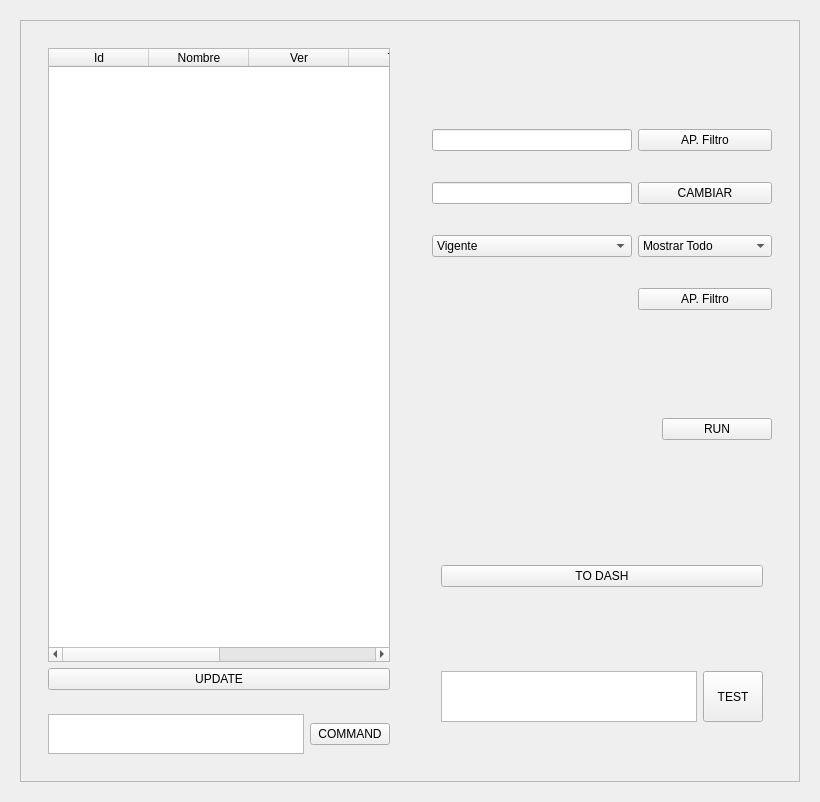
      <widget class="QWidget" name="main">
       <property name="sizePolicy">
        <sizepolicy hsizetype="MinimumExpanding" vsizetype="MinimumExpanding">
         <horstretch>0</horstretch>
         <verstretch>0</verstretch>
        </sizepolicy>
       </property>
       <layout class="QGridLayout" name="gridLayout_2">
        <item row="0" column="0">
         <layout class="QGridLayout" name="gridLayout">
          <item row="0" column="0">
           <widget class="QWidget" name="widget_7" native="true">
            <layout class="QGridLayout" name="gridLayout_7">
             <item row="1" column="0">
              <layout class="QGridLayout" name="gridLayout_8">
               <item row="0" column="0">
                <widget class="QFrame" name="frame">
                 <property name="frameShape">
                  <enum>QFrame::StyledPanel</enum>
                 </property>
                 <property name="frameShadow">
                  <enum>QFrame::Raised</enum>
                 </property>
                 <layout class="QGridLayout" name="gridLayout_9">
                  <item row="0" column="0">
                   <widget class="QWidget" name="widget_8" native="true">
                    <property name="sizePolicy">
                     <sizepolicy hsizetype="Expanding" vsizetype="Preferred">
                      <horstretch>0</horstretch>
                      <verstretch>0</verstretch>
                     </sizepolicy>
                    </property>
                    <layout class="QVBoxLayout" name="verticalLayout_2">
                     <item>
                      <widget class="QWidget" name="widget_10" native="true">
                       <property name="minimumSize">
                        <size>
                         <width>0</width>
                         <height>660</height>
                        </size>
                       </property>
                       <layout class="QGridLayout" name="gridLayout_10">
                        <item row="0" column="0">
                         <widget class="QTableWidget" name="tablaProtocolo">
                          <attribute name="horizontalHeaderDefaultSectionSize">
                           <number>40</number>
                          </attribute>
                          <attribute name="horizontalHeaderMinimumSectionSize">
                           <number>100</number>
                          </attribute>
                          <attribute name="horizontalHeaderStretchLastSection">
                           <bool>true</bool>
                          </attribute>
                          <column>
                           <property name="text">
                            <string>Id</string>
                           </property>
                          </column>
                          <column>
                           <property name="text">
                            <string>Nombre</string>
                           </property>
                          </column>
                          <column>
                           <property name="text">
                            <string>Ver</string>
                           </property>
                          </column>
                          <column>
                           <property name="text">
                            <string>Tipo</string>
                           </property>
                          </column>
                          <column>
                           <property name="text">
                            <string>Vigente</string>
                           </property>
                          </column>
                          <column>
                           <property name="text">
                            <string>Comentario</string>
                           </property>
                          </column>
                         </widget>
                        </item>
                        <item row="1" column="0">
                         <widget class="QPushButton" name="UpdateBoton">
                          <property name="text">
                           <string>UPDATE</string>
                          </property>
                         </widget>
                        </item>
                       </layout>
                      </widget>
                     </item>
                     <item>
                      <widget class="QWidget" name="widget_12" native="true">
                       <property name="sizePolicy">
                        <sizepolicy hsizetype="Minimum" vsizetype="Minimum">
                         <horstretch>0</horstretch>
                         <verstretch>0</verstretch>
                        </sizepolicy>
                       </property>
                       <property name="minimumSize">
                        <size>
                         <width>0</width>
                         <height>50</height>
                        </size>
                       </property>
                       <layout class="QHBoxLayout" name="horizontalLayout_7">
                        <item>
                         <widget class="QTextEdit" name="command_box">
                          <property name="sizePolicy">
                           <sizepolicy hsizetype="Expanding" vsizetype="Minimum">
                            <horstretch>0</horstretch>
                            <verstretch>0</verstretch>
                           </sizepolicy>
                          </property>
                          <property name="maximumSize">
                           <size>
                            <width>16777215</width>
                            <height>40</height>
                           </size>
                          </property>
                         </widget>
                        </item>
                        <item>
                         <widget class="QPushButton" name="command_btn">
                          <property name="text">
                           <string>COMMAND</string>
                          </property>
                         </widget>
                        </item>
                       </layout>
                      </widget>
                     </item>
                    </layout>
                   </widget>
                  </item>
                  <item row="0" column="1">
                   <widget class="QWidget" name="widget_13" native="true">
                    <property name="sizePolicy">
                     <sizepolicy hsizetype="Minimum" vsizetype="Preferred">
                      <horstretch>0</horstretch>
                      <verstretch>0</verstretch>
                     </sizepolicy>
                    </property>
                    <property name="minimumSize">
                     <size>
                      <width>290</width>
                      <height>0</height>
                     </size>
                    </property>
                    <layout class="QVBoxLayout" name="verticalLayout_4">
                     <item>
                      <widget class="QWidget" name="mode_toggle" native="true">
                       <property name="sizePolicy">
                        <sizepolicy hsizetype="Minimum" vsizetype="Minimum">
                         <horstretch>0</horstretch>
                         <verstretch>0</verstretch>
                        </sizepolicy>
                       </property>
                       <property name="maximumSize">
                        <size>
                         <width>16777215</width>
                         <height>50</height>
                        </size>
                       </property>
                       <layout class="QVBoxLayout" name="verticalLayout_17">
                        <item>
                         <layout class="QVBoxLayout" name="TOGGLE"/>
                        </item>
                       </layout>
                      </widget>
                     </item>
                     <item>
                      <widget class="QWidget" name="widget_14" native="true">
                       <layout class="QGridLayout" name="gridLayout_11">
                        <item row="3" column="1">
                         <widget class="QComboBox" name="tipoItem">
                          <item>
                           <property name="text">
                            <string>Mostrar Todo</string>
                           </property>
                          </item>
                          <item>
                           <property name="text">
                            <string>PPP</string>
                           </property>
                          </item>
                          <item>
                           <property name="text">
                            <string>PCF</string>
                           </property>
                          </item>
                          <item>
                           <property name="text">
                            <string>PPM</string>
                           </property>
                          </item>
                          <item>
                           <property name="text">
                            <string>PSA</string>
                           </property>
                          </item>
                          <item>
                           <property name="text">
                            <string>PCA</string>
                           </property>
                          </item>
                          <item>
                           <property name="text">
                            <string>PVI</string>
                           </property>
                          </item>
                          <item>
                           <property name="text">
                            <string>PVS</string>
                           </property>
                          </item>
                         </widget>
                        </item>
                        <item row="2" column="0">
                         <widget class="QLineEdit" name="lineEdit_2">
                          <property name="sizePolicy">
                           <sizepolicy hsizetype="Minimum" vsizetype="Fixed">
                            <horstretch>0</horstretch>
                            <verstretch>0</verstretch>
                           </sizepolicy>
                          </property>
                          <property name="minimumSize">
                           <size>
                            <width>200</width>
                            <height>0</height>
                           </size>
                          </property>
                         </widget>
                        </item>
                        <item row="2" column="1">
                         <widget class="QPushButton" name="Vigencia">
                          <property name="text">
                           <string>CAMBIAR</string>
                          </property>
                         </widget>
                        </item>
                        <item row="1" column="1">
                         <widget class="QPushButton" name="apFiltroNombre">
                          <property name="text">
                           <string>AP. Filtro</string>
                          </property>
                         </widget>
                        </item>
                        <item row="4" column="1">
                         <widget class="QPushButton" name="apFIltro">
                          <property name="text">
                           <string>AP. Filtro</string>
                          </property>
                         </widget>
                        </item>
                        <item row="3" column="0">
                         <widget class="QComboBox" name="tipoVigencia">
                          <item>
                           <property name="text">
                            <string>Vigente</string>
                           </property>
                          </item>
                          <item>
                           <property name="text">
                            <string>No Vigente</string>
                           </property>
                          </item>
                          <item>
                           <property name="text">
                            <string>Mostrar Todo</string>
                           </property>
                          </item>
                         </widget>
                        </item>
                        <item row="1" column="0">
                         <widget class="QLineEdit" name="nombreFiltro">
                          <property name="sizePolicy">
                           <sizepolicy hsizetype="Minimum" vsizetype="Fixed">
                            <horstretch>0</horstretch>
                            <verstretch>0</verstretch>
                           </sizepolicy>
                          </property>
                          <property name="minimumSize">
                           <size>
                            <width>200</width>
                            <height>0</height>
                           </size>
                          </property>
                         </widget>
                        </item>
                       </layout>
                      </widget>
                     </item>
                     <item>
                      <widget class="QWidget" name="widget_15" native="true">
                       <property name="sizePolicy">
                        <sizepolicy hsizetype="Minimum" vsizetype="Minimum">
                         <horstretch>0</horstretch>
                         <verstretch>0</verstretch>
                        </sizepolicy>
                       </property>
                       <property name="maximumSize">
                        <size>
                         <width>16777215</width>
                         <height>150</height>
                        </size>
                       </property>
                       <layout class="QGridLayout" name="gridLayout_12">
                        <item row="0" column="1">
                         <widget class="QPushButton" name="EjecutarBoton">
                          <property name="sizePolicy">
                           <sizepolicy hsizetype="Minimum" vsizetype="Fixed">
                            <horstretch>0</horstretch>
                            <verstretch>0</verstretch>
                           </sizepolicy>
                          </property>
                          <property name="text">
                           <string>RUN</string>
                          </property>
                         </widget>
                        </item>
                        <item row="0" column="0">
                         <spacer name="horizontalSpacer">
                          <property name="orientation">
                           <enum>Qt::Horizontal</enum>
                          </property>
                          <property name="sizeType">
                           <enum>QSizePolicy::Preferred</enum>
                          </property>
                          <property name="sizeHint" stdset="0">
                           <size>
                            <width>230</width>
                            <height>20</height>
                           </size>
                          </property>
                         </spacer>
                        </item>
                       </layout>
                      </widget>
                     </item>
                     <item>
                      <widget class="QWidget" name="widget_16" native="true">
                       <layout class="QVBoxLayout" name="verticalLayout_5">
                        <item>
                         <widget class="QWidget" name="widget_17" native="true">
                          <layout class="QGridLayout" name="gridLayout_13">
                           <item row="0" column="0">
                            <widget class="QPushButton" name="TO_DASH">
                             <property name="text">
                              <string>TO DASH</string>
                             </property>
                            </widget>
                           </item>
                          </layout>
                         </widget>
                        </item>
                        <item>
                         <widget class="QWidget" name="widget_18" native="true">
                          <layout class="QGridLayout" name="gridLayout_14">
                           <item row="0" column="1">
                            <widget class="QPushButton" name="test_btn">
                             <property name="sizePolicy">
                              <sizepolicy hsizetype="Minimum" vsizetype="Minimum">
                               <horstretch>0</horstretch>
                               <verstretch>0</verstretch>
                              </sizepolicy>
                             </property>
                             <property name="maximumSize">
                              <size>
                               <width>60</width>
                               <height>16777215</height>
                              </size>
                             </property>
                             <property name="text">
                              <string>TEST</string>
                             </property>
                            </widget>
                           </item>
                           <item row="0" column="0">
                            <widget class="QTextEdit" name="VERSION">
                             <property name="sizePolicy">
                              <sizepolicy hsizetype="Minimum" vsizetype="Minimum">
                               <horstretch>0</horstretch>
                               <verstretch>0</verstretch>
                              </sizepolicy>
                             </property>
                             <property name="minimumSize">
                              <size>
                               <width>0</width>
                               <height>51</height>
                              </size>
                             </property>
                             <property name="maximumSize">
                              <size>
                               <width>16777215</width>
                               <height>50</height>
                              </size>
                             </property>
                             <property name="styleSheet">
                              <string notr="true">font: 16pt &quot;MS Shell Dlg 2&quot;;</string>
                             </property>
                            </widget>
                           </item>
                          </layout>
                         </widget>
                        </item>
                       </layout>
                      </widget>
                     </item>
                    </layout>
                   </widget>
                  </item>
                 </layout>
                </widget>
               </item>
              </layout>
             </item>
            </layout>
           </widget>
          </item>
         </layout>
        </item>
       </layout>
      </widget>
